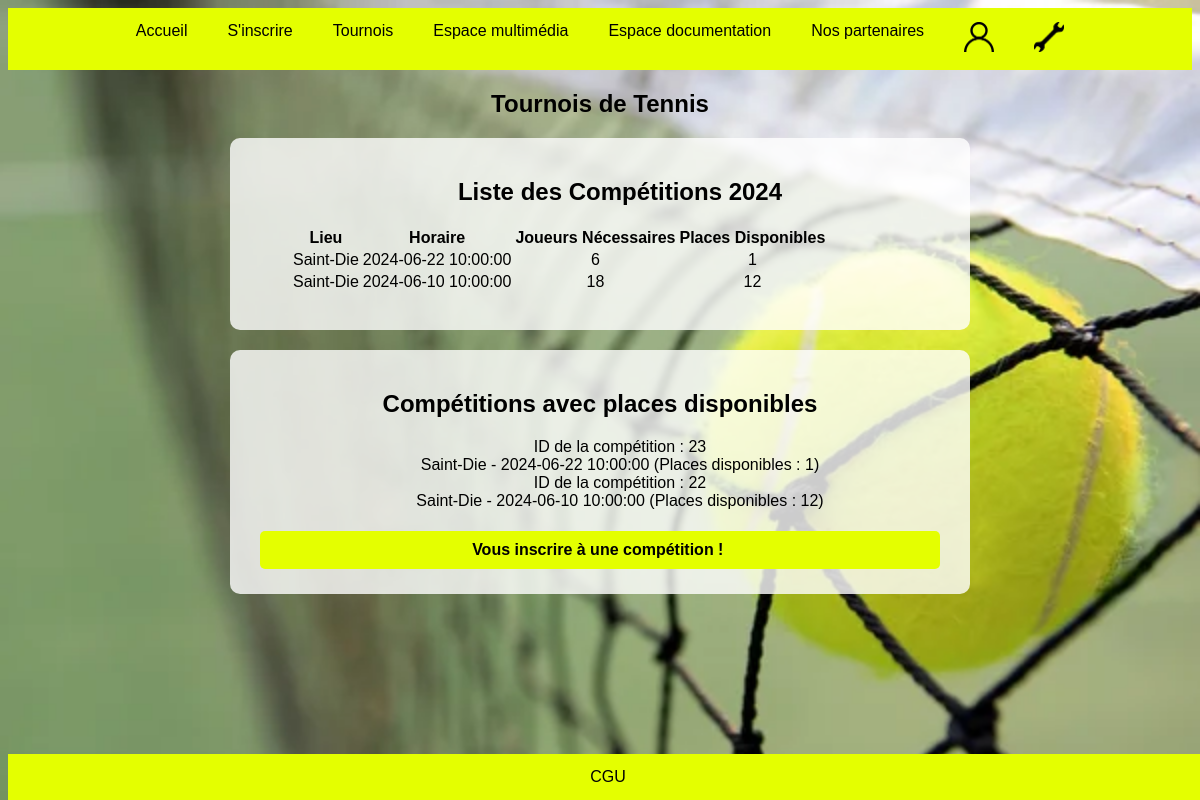
The app's page /bin/gestion_tournois.php with its own data.
### tables this page shows
CREATE TABLE `competitions` (
  `id` int(11) NOT NULL,
  `lieu` varchar(255) NOT NULL,
  `horaire` datetime NOT NULL,
  `joueurs_necessaires` int(11) NOT NULL,
  `places_disponibles` int(11) NOT NULL
);

### bin/afficher_competitions.php (the view, shortened to what this page needs)
<?php include 'connexion.php'; ?>
<!DOCTYPE html>
<html lang="fr">
<head>
</head>
<body>
    <?php
    $sql = "SELECT * FROM competitions";
    $result = $conn->query($sql);
    if ($result->num_rows > 0) {
        echo "<table>";
        echo "<tr><th>Lieu</th><th>Horaire</th><th>Joueurs Nécessaires</th><th>Places Disponibles</th></tr>";
        while ($row = $result->fetch_assoc()) {
            echo "<tr>";
            echo "<td>" . $row['lieu'] . "</td>";
            echo "<td>" . $row['horaire'] . "</td>";
            echo "<td>" . $row['joueurs_necessaires'] . "</td>";
            echo "<td>" . $row['places_disponibles'] . "</td>";
            echo "</tr>";
        }
        echo "</table>";
    } else {
        echo "Aucune compétition pour le moment.";
    }
    ?>
</body>
</html>

### bin/afficher_competitions_disponibles.php (shortened to what this page needs)
<?php
include 'connexion.php';
$sql = "SELECT * FROM competitions WHERE places_disponibles > 0";
$result = $conn->query($sql);
if ($result->num_rows > 0) {
    echo "<form action='ajouter_inscription.php' method='post'>";
    echo "<ul>";
    while ($row = $result->fetch_assoc()) {
        echo "<li>";
        echo " ID de la compétition : " . $row['id'];
        echo "</li>";
        echo "<li>";
        echo $row['lieu'] . " - " . $row['horaire'] . " (Places disponibles : " . $row['places_disponibles'] . ")";
        echo "</li>";
    }
    echo "</ul>";
    echo "<input type='submit' value='Vous inscrire à une compétition ! '>";
    echo "</form>";
} else {
    echo "Aucune compétition disponible pour le moment.";
}
?>

### bin/style.css (style rules this page uses)
body { background-image: url('background2.jpeg'); background-size: cover; background-repeat: no-repeat; background-attachment: fixed; font-family: Arial, sans-serif; }
.form-container input { width: calc(100% - 20px); padding: 10px; margin: 5px 0; border: none; border-radius: 5px; box-sizing: border-box; }
.form-container input[type="submit"] { background-color: #E4FF00; color: black; cursor: pointer; font-size: 16px; font-weight: bold; }

### bin/gestion_tournois.php (style rules this page uses)
body { background-image: url('background2.jpeg'); background-size: cover; background-repeat: no-repeat; background-attachment: fixed; font-family: Arial, sans-serif; text-align: center; color: Black; }
.form-container input { width: calc(100% - 20px); padding: 10px; margin: 5px 0; border: none; border-radius: 5px; box-sizing: border-box; }
.form-container input[type="submit"] { background-color: #E4FF00; color: #000; cursor: pointer; font-size: 16px; font-weight: bold; }

### bin/afficher_competitions_disponibles.php (style rules this page uses)
li { list-style-type: none; }

### records on screen
competitions: lieu "Saint-Die", horaire "2024-06-22 10:00:00", joueurs_necessaires "6", places_disponibles "1", id "23"
competitions: lieu "Saint-Die", horaire "2024-06-10 10:00:00", joueurs_necessaires "18", places_disponibles "12", id "22"
